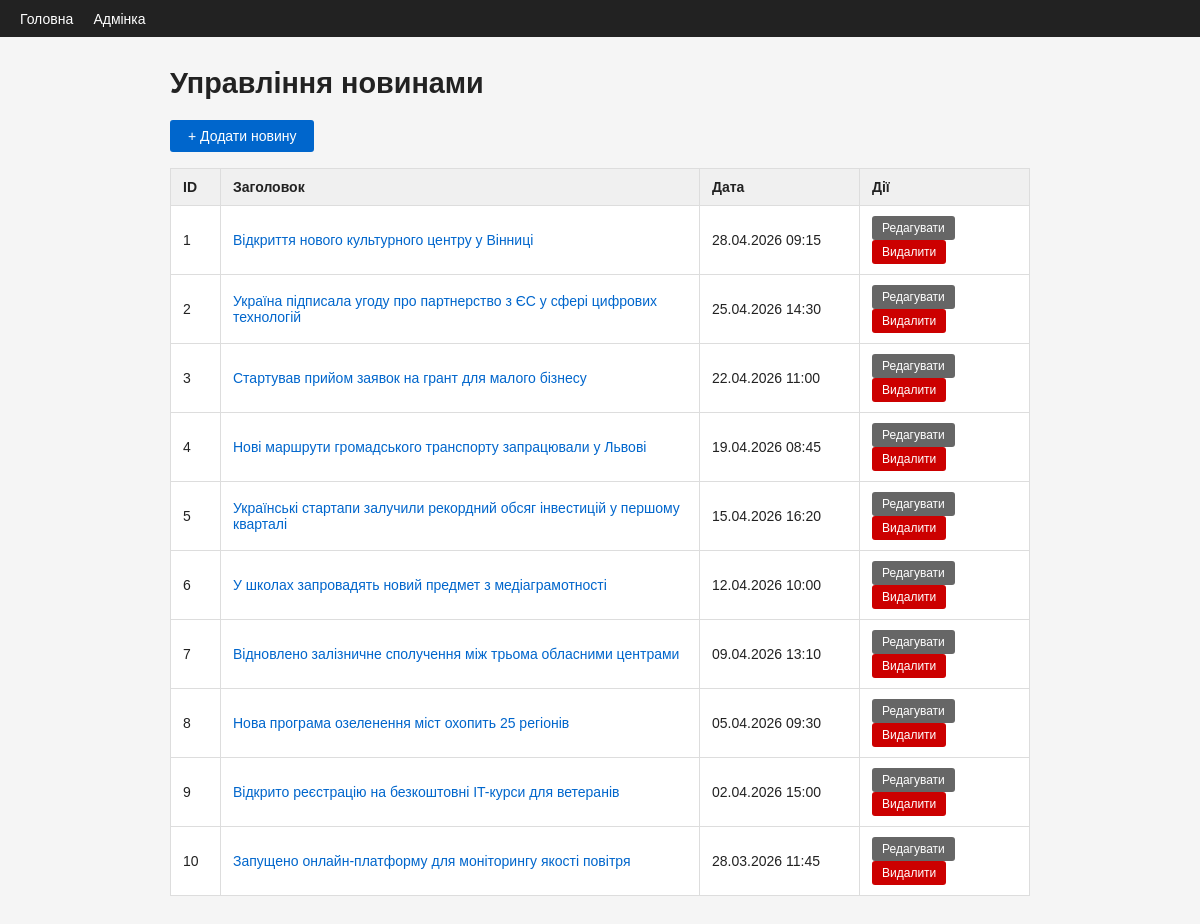
The app's page /admin.php with its own data.
### tables this page shows
CREATE TABLE IF NOT EXISTS news (
    id                INT          NOT NULL AUTO_INCREMENT PRIMARY KEY,
    title             VARCHAR(255) NOT NULL,
    short_description TEXT         NOT NULL,
    content           TEXT         NOT NULL,
    created_at        TIMESTAMP    NOT NULL DEFAULT CURRENT_TIMESTAMP
);

### db.php (called while the page is built, shortened)
<?php
function db(): PDO {
    static $pdo = null;
    if ($pdo === null) {
        $dsn = sprintf('mysql:host=%s;port=%s;dbname=%s;charset=%s',
            DB_HOST, DB_PORT, DB_NAME, DB_CHARSET);
        $pdo = new PDO($dsn, DB_USER, DB_PASS, [
            PDO::ATTR_ERRMODE            => PDO::ERRMODE_EXCEPTION,
            PDO::ATTR_DEFAULT_FETCH_MODE => PDO::FETCH_ASSOC,
            PDO::ATTR_EMULATE_PREPARES   => false,
        ]);
    }
    return $pdo;
}

### admin.php (the view, shortened to what this page needs)
<?php
require_once __DIR__ . '/db.php';
$stmt     = db()->query('SELECT id, title, created_at FROM news ORDER BY created_at DESC');
$newsList = $stmt->fetchAll();
?>
<!DOCTYPE html>
<html lang="uk">
<head>
    <link rel="stylesheet" href="style.css">
</head>
<body>
<nav class="nav">
    <a href="index.php">Головна</a>
    <a href="admin.php">Адмінка</a>
</nav>
<div class="container">
    <h1>Управління новинами</h1>
    <p style="margin-bottom:16px">
        <a href="admin_form.php" class="btn btn-primary">+ Додати новину</a>
    </p>
    <?php if (empty($newsList)): ?>
        <p>Новин поки немає.</p>
    <?php else: ?>
        <table>
            <thead>
                <tr>
                    <th style="width:50px">ID</th>
                    <th>Заголовок</th>
                    <th style="width:160px">Дата</th>
                    <th style="width:170px">Дії</th>
                </tr>
            </thead>
            <tbody>
                <?php foreach ($newsList as $item): ?>
                    <tr>
                        <td><?= $item['id'] ?></td>
                        <td><a href="news.php?id=<?= $item['id'] ?>"><?= htmlspecialchars($item['title']) ?></a></td>
                        <td><?= date('d.m.Y H:i', strtotime($item['created_at'])) ?></td>
                        <td>
                            <a href="admin_form.php?id=<?= $item['id'] ?>" class="btn btn-secondary">Редагувати</a>
                            <form method="post" action="admin.php" style="display:inline"
                                  onsubmit="return confirm('Видалити новину?')">
                                <button type="submit" class="btn btn-danger">Видалити</button>
                            </form>
                        </td>
                    </tr>
                <?php endforeach; ?>
            </tbody>
        </table>
    <?php endif; ?>
</div>
</body>
</html>

### style.css (style rules this page uses)
*, *::before, *::after { box-sizing: border-box; margin: 0; padding: 0; }
body { font-family: Arial, sans-serif; font-size: 15px; background: #f5f5f5; color: #222; }
.container { max-width: 900px; margin: 30px auto; padding: 0 20px; }
h1 { font-size: 1.8rem; margin-bottom: 20px; }
a { color: #0066cc; text-decoration: none; }
.nav { background: #222; padding: 10px 20px; }
.nav a { color: #fff; margin-right: 16px; font-size: 14px; }
.btn { padding: 8px 18px; border-radius: 3px; border: none; cursor: pointer; font-size: 14px; text-decoration: none; display: inline-block; }
.btn-primary { background: #0066cc; color: #fff; }
.btn-danger { background: #cc0000; color: #fff; font-size: 12px; padding: 5px 10px; }
.btn-secondary { background: #666; color: #fff; font-size: 12px; padding: 5px 10px; }
table { width: 100%; border-collapse: collapse; background: #fff; }
th, td { padding: 10px 12px; border: 1px solid #ddd; text-align: left; font-size: 14px; }
th { background: #f0f0f0; font-weight: bold; }

### records on screen
news: id "1", title "Відкриття нового культурного центру у Вінниці", created_at "28.04.2026 09:15"
news: id "2", title "Україна підписала угоду про партнерство з ЄС у сфері цифрових технологій", created_at "25.04.2026 14:30"
news: id "3", title "Стартував прийом заявок на грант для малого бізнесу", created_at "22.04.2026 11:00"
news: id "4", title "Нові маршрути громадського транспорту запрацювали у Львові", created_at "19.04.2026 08:45"
news: id "5", title "Українські стартапи залучили рекордний обсяг інвестицій у першому кварталі", created_at "15.04.2026 16:20"
news: id "6", title "У школах запровадять новий предмет з медіаграмотності", created_at "12.04.2026 10:00"
news: id "7", title "Відновлено залізничне сполучення між трьома обласними центрами", created_at "09.04.2026 13:10"
news: id "8", title "Нова програма озеленення міст охопить 25 регіонів", created_at "05.04.2026 09:30"
news: id "9", title "Відкрито реєстрацію на безкоштовні IT-курси для ветеранів", created_at "02.04.2026 15:00"
news: id "10", title "Запущено онлайн-платформу для моніторингу якості повітря", created_at "28.03.2026 11:45"
